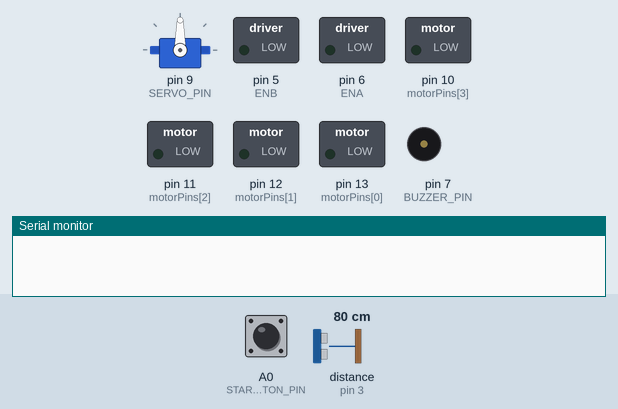
A sketch run on a simulated Arduino Uno, built with avr-gcc and run on an emulated ATmega328P. Parts: servo, switched loads named in the sketch (green lamp = pin HIGH), buzzer (waves = sounding, pin HIGH), the last lines printed to the serial monitor. The test bench sets the inputs (shaded band); at power-on: A0 (START_BUTTON_PIN) HIGH, distance to the obstacle (sensor on pin 3) 80 cm. The echo pulse lasts 58.3 µs per cm; random numbers use the default seed unless the sketch sets one; pins used as bus, display or sensor lines are not drawn.

Above: at 1.6 s.
1.7 s: A0 (START_BUTTON_PIN) pulled LOW for 0.15 s
At 1.78 s:
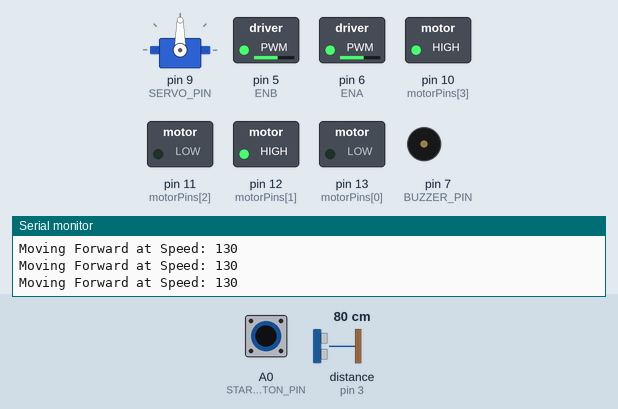
3.3 s: A0 (START_BUTTON_PIN) pulled LOW for 3.2 s
At 7.4 s:
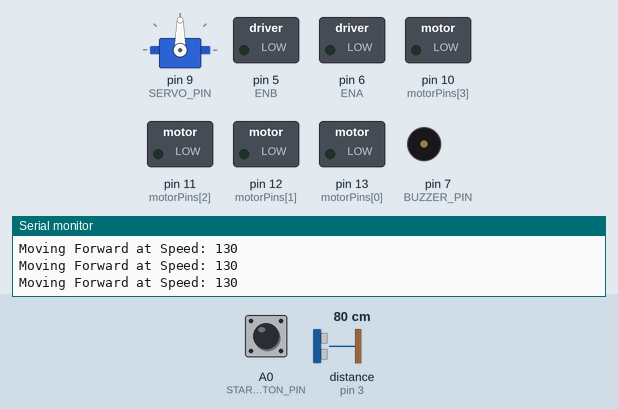
8.0 s: A0 (START_BUTTON_PIN) driven LOW
At 9.4 s:
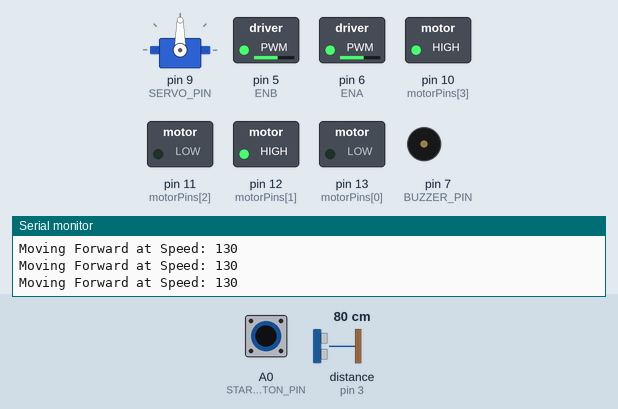
11.0 s: distance to the obstacle (sensor on pin 3) set to 29 cm
14.0 s: distance to the obstacle (sensor on pin 3) set to 22 cm
At 15.2 s:
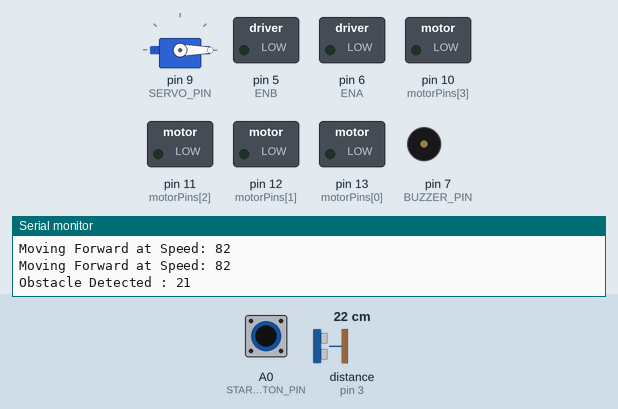
17.0 s: distance to the obstacle (sensor on pin 3) set to 19 cm
20.0 s: distance to the obstacle (sensor on pin 3) set to 15 cm
At 29.5 s:
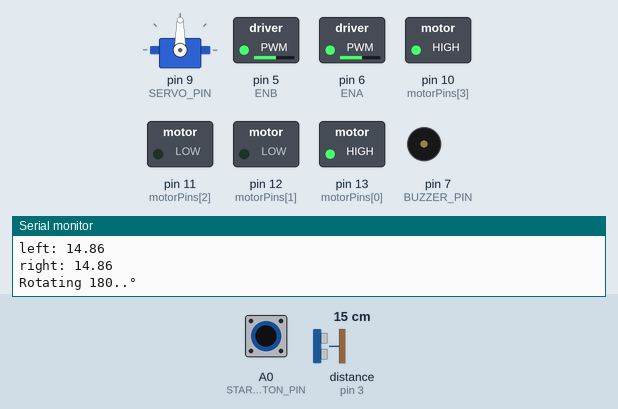
Timing chart, 0 to 32.6 s (numbered marks = the images above; inputs shaded):
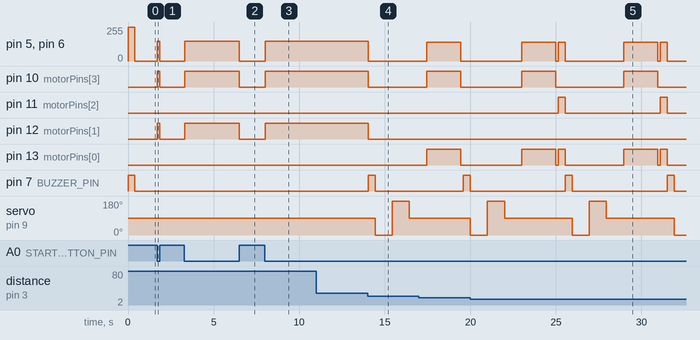

The sketch:

code.ino
```cpp
#include <Servo.h>
#define START_BUTTON_PIN A0
#define ENA 6
#define ENB 5
#define BUZZER_PIN 7
#define TRIGGER_PIN 4
#define ECHO_PIN 3
#define SERVO_PIN 9
#define MIN_DISTANCE 25
#define MAX_DISTANCE 100

#define BACKWARD HIGH, LOW, HIGH, LOW
#define FORWARD LOW, HIGH, LOW, HIGH
#define RIGHT HIGH, LOW, LOW, HIGH
#define LEFT LOW, HIGH, HIGH, LOW
#define STOP LOW, LOW, LOW, LOW

const byte motorPins[] = { 13, 12, 11, 10 };
Servo myServo;

float distance, frontDistance, leftDistance, rightDistance;
float duration;

void setup() {
  for (int i = 0; i < 4; i++) pinMode(motorPins[i], OUTPUT);

  pinMode(START_BUTTON_PIN, INPUT_PULLUP);
  pinMode(TRIGGER_PIN, OUTPUT);
  pinMode(ECHO_PIN, INPUT);
  pinMode(BUZZER_PIN, OUTPUT);
  pinMode(ENA, OUTPUT);
  pinMode(ENB, OUTPUT);

  analogWrite(ENA, 255);
  analogWrite(ENB, 255);

  myServo.attach(SERVO_PIN);
  myServo.write(90);

  Serial.begin(9600);

  startupTone();
}

void loop() {
  if (digitalRead(START_BUTTON_PIN) == LOW) {
    frontDistance = getDistance();

    takeAction(frontDistance);
  } else {
    move(STOP, 0, 0);
  }
}

void move(bool a, bool b, bool c, bool d, int speed, int moveTime) {
  analogWrite(ENA, speed);
  analogWrite(ENB, speed);
  digitalWrite(motorPins[0], a);
  digitalWrite(motorPins[1], b);
  digitalWrite(motorPins[2], c);
  digitalWrite(motorPins[3], d);
  delay(moveTime);
}

void takeAction(int frontDistance) {
  if (frontDistance >= MIN_DISTANCE) {
    int speed = map(frontDistance, MIN_DISTANCE, MAX_DISTANCE, 80, 150);
    Serial.print("Moving Forward at Speed: ");
    Serial.println(speed);
    move(FORWARD, 150, 0);
  } else {
    if (frontDistance <= 15 && frontDistance >= 2) {
      move(BACKWARD, 140, 400);
    }

    Serial.print("Obstacle Detected : ");
    Serial.println(frontDistance);
    move(STOP, 0, 0);

    startupTone();

    // check right
    myServo.write(0);
    rightDistance = getDistance();
    delay(1000);
    // check left
    myServo.write(180);
    leftDistance = getDistance();
    delay(1000);
    // servo back to front
    myServo.write(90);
    delay(1000);

    Serial.print("left: ");
    Serial.println(leftDistance);
    Serial.print("right: ");
    Serial.println(rightDistance);

    if (leftDistance >= MIN_DISTANCE || rightDistance >= MIN_DISTANCE) {
      if (abs(leftDistance - rightDistance) < 5) {
        Serial.println("Almost equal distances, turning randomly!");
        move(random(0, 2) ? LEFT : RIGHT, 140, 450);
      } else if (leftDistance > rightDistance) {
        Serial.println("Turning Left..");
        move(LEFT, 140, 450);
      } else if (rightDistance > leftDistance) {
        Serial.println("Turning Right..");
        move(RIGHT, 140, 450);
      }
    }else{
      Serial.println("Rotating 180..°");
      move(RIGHT, 140, 2000);
    }
    move(STOP, 0, 150);
  }
}

float getDistance() {
  // distance = 0;
  digitalWrite(TRIGGER_PIN, LOW);
  delayMicroseconds(2);

  digitalWrite(TRIGGER_PIN, HIGH);
  delayMicroseconds(10);
  digitalWrite(TRIGGER_PIN, LOW);

  duration = pulseIn(ECHO_PIN, HIGH);
  distance = (duration * 0.034)/2;
  return distance;
}

void startupTone() {
  digitalWrite(BUZZER_PIN, HIGH);
  delay(400);
  digitalWrite(BUZZER_PIN, LOW);
}
```

Measured:
- the behaviour switches between 26 and 25 cm on distance to the obstacle (sensor on pin 3) (found by bisection; images 3 and 4)
- the behaviour switches between 17 and 16 cm on distance to the obstacle (sensor on pin 3) (found by bisection; images 4 and 5)
- after the input at 1.7 s, pin 5 (ENB), pin 6 (ENA): 0/255 → 150/255 at once, → 0/255 0.15 s later; pin 10 (motorPins[3]), pin 12 (motorPins[1]): LOW → HIGH at once, → LOW 0.15 s later
- after the input at 3.3 s, pin 5 (ENB), pin 6 (ENA): 0/255 → 150/255 at once, → 0/255 3.2 s later; pin 10 (motorPins[3]), pin 12 (motorPins[1]): LOW → HIGH at once, → LOW 3.2 s later
- after the input at 8.0 s, pin 5 (ENB), pin 6 (ENA): 0/255 → 150/255 at once; pin 10 (motorPins[3]), pin 12 (motorPins[1]): LOW → HIGH at once
- after the input at 14.0 s, pin 5 (ENB), pin 6 (ENA): 150/255 → 0/255 at once; pin 10 (motorPins[3]), pin 12 (motorPins[1]): HIGH → LOW at once; pin 7 (BUZZER_PIN): LOW → HIGH at once, → LOW 0.40 s later; servo on pin 9 (SERVO_PIN): 90° → 0° after 0.44 s, → 180° 1.0 s later, → 90° 1.0 s later
- after the input at 20.0 s, pin 11 (motorPins[2]): alternates HIGH for 0.40 s and LOW for 5.6 s, starting after 5.1 s
